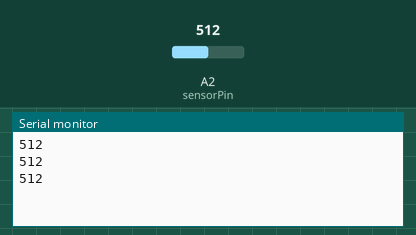
Recording of a sketch running on a simulated Arduino Uno, built with avr-gcc and run on an emulated ATmega328P. Parts: the last lines printed to the serial monitor. Inputs (shaded band) come from the test bench; at power-on: A2 (sensorPin) = 512.

Above: at 1.3 s.
1.4 s: A2 (sensorPin) set to 716
At 1.9 s:
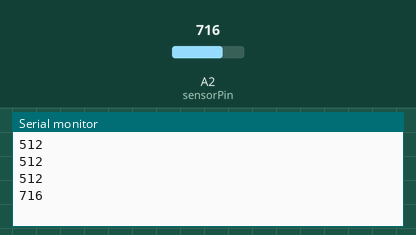
2.9 s: A2 (sensorPin) set to 900
At 3.4 s:
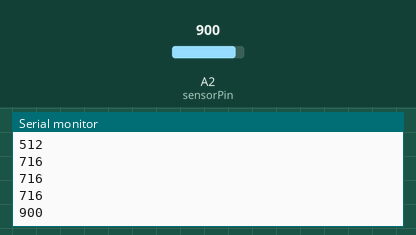
Timing chart, 0 to 5.9 s (numbered marks = the images above; inputs shaded):
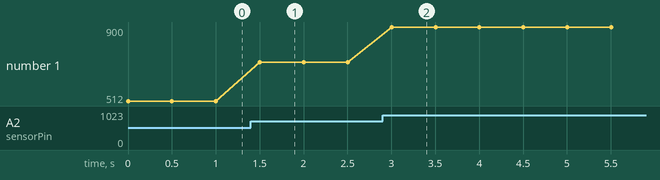

Measured:
- after the input at 1.4 s, the serial monitor: prints a new line after 0.10 s (image 1)
- after the input at 2.9 s, the serial monitor: prints a new line after 0.10 s (image 2)
- plotted number 1: 512 → 716 after the input at 1.4 s, 716 → 900 after the input at 2.9 s

The sketch:

uvsensorcode1_.ino
```cpp
const int sensorPin = A2;

void setup() {
  Serial.begin(9600);
}

void loop() {
  int val = analogRead(sensorPin);
  Serial.println(val);
  delay(500);
}
```
